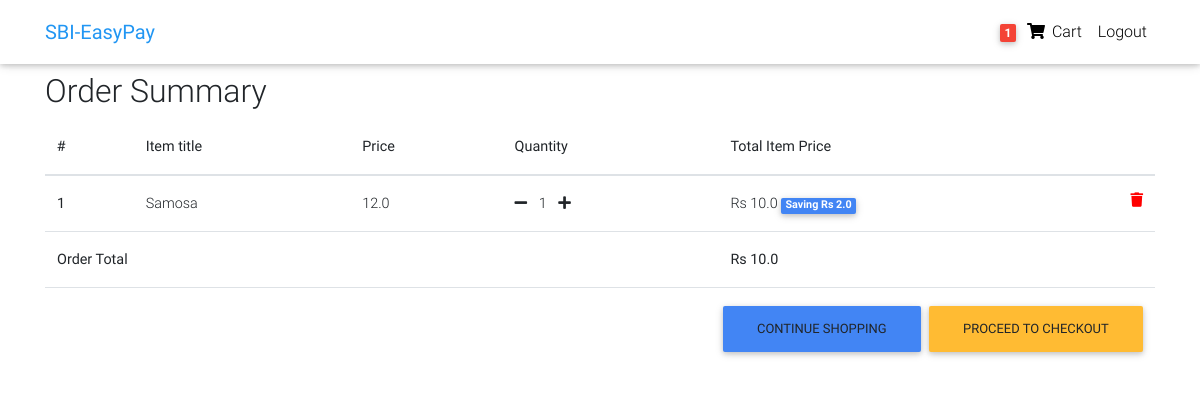
/order-summary/ (signed in), run on an earlier commit of the app's database.
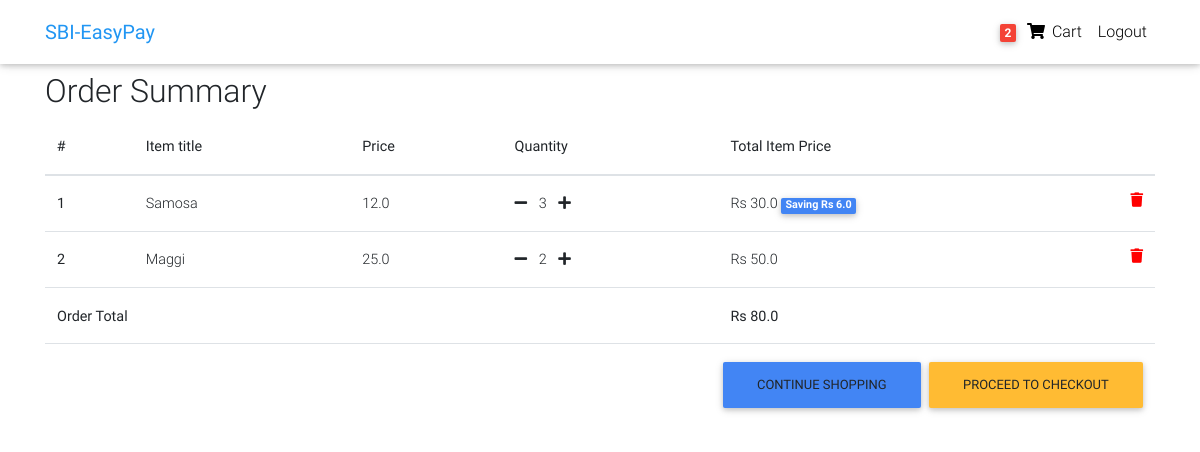
And on a later commit of the database.
### core/models.py (models this page shows, shortened)
class Order(models.Model):
    user = models.ForeignKey(settings.AUTH_USER_MODEL,
                             on_delete=models.CASCADE)
    customer_name = models.CharField(max_length=30, blank=True, null=True)
    items = models.ManyToManyField(OrderItem)
    start_date = models.DateTimeField(auto_now_add=True)
    ordered_date = models.DateTimeField()
    ordered = models.BooleanField(default=False)
    payment = models.ForeignKey(
        'Payment', on_delete=models.SET_NULL, blank=True, null=True)
    def __str__(self):
        return self.user.username
    def get_total(self):
        total = 0
        for order_item in self.items.all():
            total += order_item.get_final_price()
        return total

class OrderItem(models.Model):
    user = models.ForeignKey(settings.AUTH_USER_MODEL,
                             on_delete=models.CASCADE)
    ordered = models.BooleanField(default=False)
    item = models.ForeignKey(Item, on_delete=models.CASCADE)
    quantity = models.IntegerField(default=1)
    def get_total_item_price(self):
        return self.quantity * self.item.price
    def get_total_discount_item_price(self):
        return self.quantity * self.item.discount_price
    def get_amount_saved(self):
        return self.get_total_item_price() - self.get_total_discount_item_price()
    def get_final_price(self):
        if self.item.discount_price:
            return self.get_total_discount_item_price()
        return self.get_total_item_price()

class Item(models.Model):
    title = models.CharField(max_length=100)
    price = models.FloatField()
    discount_price = models.FloatField(blank=True, null=True)
    slug = models.SlugField()
    description = models.TextField()
    image = models.ImageField()

### core/views.py (the view)
# urls.py: path('order-summary/', OrderSummaryView.as_view(), name='order-summary'),
class OrderSummaryView(LoginRequiredMixin, View):
    def get(self, *args, **kwargs):
        try:
            order = Order.objects.filter(user=self.request.user).last()
            print(order)
            context = {
                'object': order,
            }
            return render(self.request, 'order_summary.html', context)
        except ObjectDoesNotExist:
            messages.warning(self.request, "You do not have an active order")
            return redirect("/")

### core/templatetags/cart_template_tags.py (called while the page is built)
@register.filter
def cart_item_count(user):
    if user.is_authenticated:
        qs = Order.objects.filter(user=user, ordered=False)
        if qs.exists():
            return qs[0].items.count()
    return 0

### templates/order_summary.html (shortened to what this page needs)
{% extends "base.html" %}
{% block content %}
  <main>
    <div class="container">
    <div class="table-responsive text-nowrap">
    <h2>Order Summary</h2>
    <table class="table">
        <thead>
        <tr>
            <th scope="col">#</th>
            <th scope="col">Item title</th>
            <th scope="col">Price</th>
            <th scope="col">Quantity</th>
            <th scope="col">Total Item Price</th>
        </tr>
        </thead>
        <tbody>
        {% for order_item in object.items.all %}
        <tr>
            <th scope="row">{{ forloop.counter }}</th>
            <td>{{ order_item.item.title }}</td>
            <td>{{ order_item.item.price }}</td>
            <td>
                <a href="{% url 'core:remove-single-item-from-cart' order_item.item.slug %}"><i class="fas fa-minus mr-2"></i></a>
                {{ order_item.quantity }}
                <a href="{% url 'core:add-to-cart' order_item.item.slug %}"><i class="fas fa-plus ml-2"></i></a>
            </td>
            <td>
            {% if order_item.item.discount_price %}
                Rs {{ order_item.get_total_discount_item_price }}
                <span class="badge badge-primary">Saving Rs {{ order_item.get_amount_saved }}</span>
            {% else %}
                Rs {{ order_item.get_total_item_price }}
            {% endif %}
            <a style='color: red;' href="{% url 'core:remove-from-cart' order_item.item.slug %}">
                <i class="fas fa-trash float-right"></i>
            </a>
            </td>
        </tr>
        {% endfor %}
        {% if object.get_total %}
        <tr>
            <td colspan="4"><b>Order Total</b></td>
            <td><b>Rs {{ object.get_total }}</b></td>
        </tr>
        <tr>
            <td colspan="5">
            <a class='btn btn-warning float-right ml-2' href='/checkout/'>Proceed to checkout</a>
            <a class='btn btn-primary float-right' href='/'>Continue shopping</a>
            </td>
        </tr>
        {% endif %}
        </tbody>
    </table>
    </div>
    </div>
  </main>
{% endblock content %}

### templates/base.html (shortened to what this page needs)
{% load static %}
<!DOCTYPE html>
<html lang="en">
<head>
  <link rel="stylesheet" href="https://use.fontawesome.com/releases/v5.8.1/css/all.css">
  <link href="{% static 'css/bootstrap.min.css' %}" rel="stylesheet">
  <link href="{% static 'css/mdb.min.css' %}" rel="stylesheet">
  <link href="{% static 'css/style.min.css' %}" rel="stylesheet">
</head>
{% include "navbar.html" %}
<body>
    <div class="mt-5 pt-4">
    </div>
    {% block content %}
    {% endblock content %}
</body>
</html>

### templates/navbar.html (shortened to what this page needs)
{% load cart_template_tags %}
<nav class="navbar fixed-top navbar-expand-lg navbar-light white scrolling-navbar">
    <div class="container">
      <a class="navbar-brand waves-effect" href="/">
        <strong class="blue-text">SBI-EasyPay</strong>
      </a>
      <div class="collapse navbar-collapse" id="navbarSupportedContent">
        <ul class="navbar-nav nav-flex-icons">
          {% if request.user.is_authenticated %}
          <li class="nav-item">
            <a href="{% url 'core:order-summary' %}" class="nav-link waves-effect">
              <span class="badge red z-depth-1 mr-1"> {{ request.user|cart_item_count }} </span>
              <i class="fas fa-shopping-cart"></i>
              <span class="clearfix d-none d-sm-inline-block"> Cart </span>
            </a>
          </li>
          <li class="nav-item">
            <a class="nav-link waves-effect" href="{% url 'account_logout' %}">
              <span class="clearfix d-none d-sm-inline-block"> Logout </span>
            </a>
          </li>
          {% endif %}
        </ul>
      </div>
    </div>
  </nav>

### templates/scripts.html (shortened to what this page needs)
{% load static %}

### templates/base.html (style rules this page uses)
html, body, header, .carousel { height: 60vh; }

What changed in the data, as far as the page shows it:
changed OrderItem "Samosa": quantity "1" → "3"; get_total_discount_item_price "10.0" → "30.0"; get_amount_saved "2.0" → "6.0"
added OrderItem: item "Maggi", item.price "25.0", quantity "2", get_total_item_price "50.0"
changed through a linked row, Order: get_total "10.0" → "80.0"
Also different on the page:
{{ request.user|cart_item_count }}: "1" → "2"
